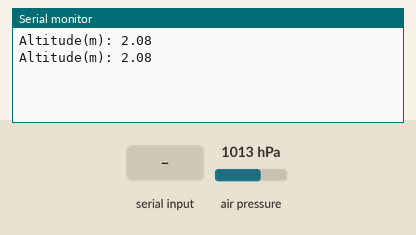
Simulated run of this sketch. Board: Arduino Uno, built with avr-gcc and run on an emulated ATmega328P. Shown: the last lines printed to the serial monitor. The inputs (shaded band) are chosen by the test bench; at power-on: air pressure 1013 hPa. Storage starts empty.

Above: at 1.2 s.
1.3 s: "v" received over Serial
3.5 s: air pressure set to 952 hPa
At 4.8 s:
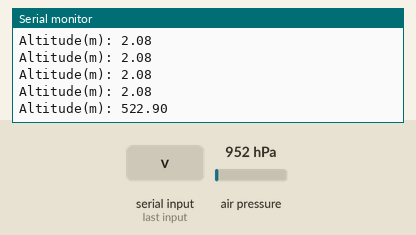
5.0 s: air pressure set to 975 hPa
At 6.0 s:
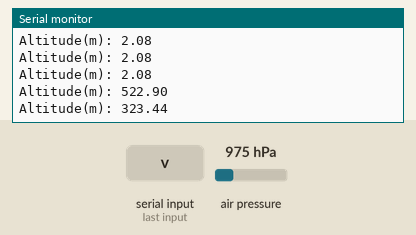
Timing chart, 0 to 8.0 s (numbered marks = the images above; inputs shaded):
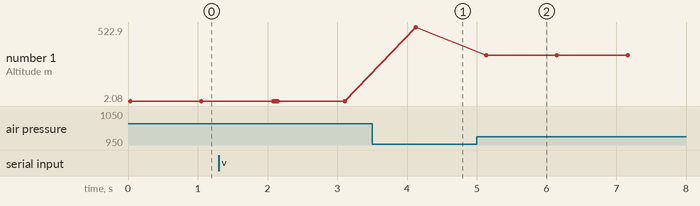

The sketch:

Altimeter_Struct.ino
```cpp
#include <Wire.h>
#include <Adafruit_BMP280.h>
#include <SD.h>

const int chipSelect = 10;
const int sdPower = LED_BUILTIN;

Adafruit_BMP280 bmp; // Create BMP280 object
File myFile; // File object for SD card

typedef struct {
  float altitude;
  float velocity;
} State; // Define State struct with altitude and velocity

void setup() {
  pinMode(sdPower, OUTPUT);
  Wire.begin();
  Serial.begin(9600);

  if (!bmp.begin()) { // Start BMP280 with address 0x76 (Adafruit default)
    Serial.println("BMP280 not detected. Check wiring or address.");
    while (1); // Stop program
  }

  if (!SD.begin(chipSelect)) { // Initialize SD card
    Serial.println("SD card initialization failed.");
    while (1); // Stop program
  }

  State init_state = {readAltitude(), 20.0}; // Initial state with altitude and placeholder velocity

  storeState(init_state); // Store initial state in log file
}

void loop() {
  float altitude = readAltitude();
  if (!isnan(altitude)) {
    State current_state = {altitude, 20.0}; // Create current state with updated altitude and placeholder velocity

    Serial.print("Altitude(m): ");
    Serial.println(current_state.altitude, 2); // Print altitude with 2 decimal places

    storeState(current_state); // Store current state in log file
  } else {
    Serial.println("Error reading altitude."); // Print error message if altitude reading is invalid
  }

  delay(1000); // Delay for 1 second

  if (Serial.available() > 0) {
    char command = Serial.read();
    if (command == 'v') { // Check if the command is 'v' to view log file
      viewLogFile(); // Call function to view log file contents
    }
  }
}

float readAltitude() {
  return bmp.readAltitude(1013.25); // Read altitude from BMP280 sensor (pressure at sea level is 1013.25 hPa)
}

void storeState(State state) {
  digitalWrite(sdPower, HIGH); // Activate SD card power
  myFile = SD.open("log.txt", FILE_WRITE); // Open log file for writing

  if (myFile) { // If file opened successfully
    myFile.print("Altitude(m): ");
    myFile.println(state.altitude); // Write altitude to log file
    myFile.close(); // Close log file
  } else {
    Serial.println("Error opening log file."); // Print error message if file open failed
  }

  digitalWrite(sdPower, LOW); // Deactivate SD card power
}

void viewLogFile() {
  digitalWrite(sdPower, HIGH); // Activate SD card power
  myFile = SD.open("log.txt"); // Open log file for reading

  if (myFile) { // If file opened successfully
    Serial.println("log.txt contents:");
    while (myFile.available()) {
      Serial.write(myFile.read()); // Read and print each character from the file
    }
    myFile.close(); // Close log file
  } else {
    Serial.println("Error opening log file."); // Print error message if file open failed
  }

  digitalWrite(sdPower, LOW); // Deactivate SD card power
}
```

Measured:
- after the input at 3.5 s, the serial monitor: prints a new line after 0.62 s (image 1)
- after the input at 5.0 s, the serial monitor: prints a new line after 0.14 s (image 2)
- plotted number 1: 2.08 → 522.9 after the input at 3.5 s, 522.9 → 323.44 after the input at 5.0 s
